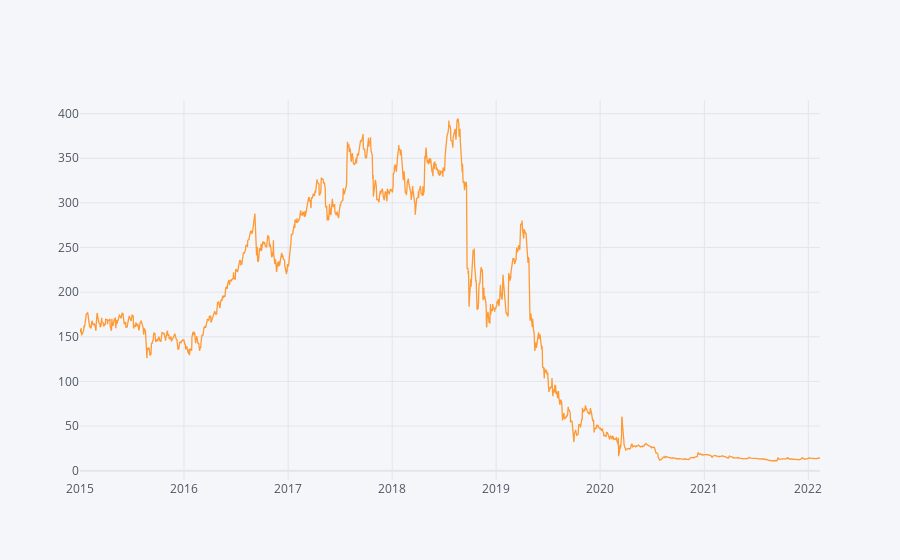

Notebook cell for this chart:
### Code cell
YES['Close'].iplot()

### Figure 1 — Plotly figure (JSON) as saved in the notebook; plotly's stock layout.template omitted (floating-point values rounded to 4 significant figures; data arrays with more than 128 entries replaced by an {"elided": "..."} marker saying what was removed)
{"data": [{"line": {"color": "rgba(255, 153, 51, 1.0)", "dash": "solid", "shape": "linear", "width": 1.3}, "mode": "lines", "name": "Close", "text": "", "type": "scatter", "x": {"elided": "1757 str values"}, "y": {"elided": "1757 float values"}}], "layout": {"legend": {"bgcolor": "#F5F6F9", "font": {"color": "#4D5663"}}, "paper_bgcolor": "#F5F6F9", "plot_bgcolor": "#F5F6F9", "title": {"font": {"color": "#4D5663"}}, "xaxis": {"gridcolor": "#E1E5ED", "showgrid": true, "tickfont": {"color": "#4D5663"}, "title": {"font": {"color": "#4D5663"}, "text": ""}, "zerolinecolor": "#E1E5ED"}, "yaxis": {"gridcolor": "#E1E5ED", "showgrid": true, "tickfont": {"color": "#4D5663"}, "title": {"font": {"color": "#4D5663"}, "text": ""}, "zerolinecolor": "#E1E5ED"}}}
